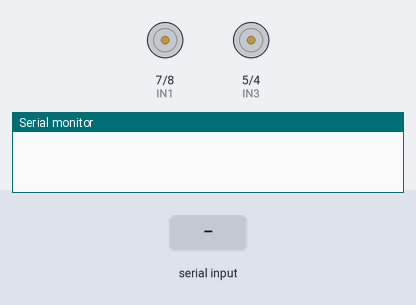
Bench run of a sketch on a simulated Arduino Uno, built with avr-gcc and run on an emulated ATmega328P. On the bench: motor-driver pin pairs drawn as motors (green arrow = first pin HIGH = forward, orange = second pin HIGH = backward, longer = more drive, scaled by the enable pin), the last lines printed to the serial monitor. The test bench sets the inputs (shaded band).

Above: at 1.2 s.
1.3 s: byte 70 ('F') received over Serial
At 2.5 s:
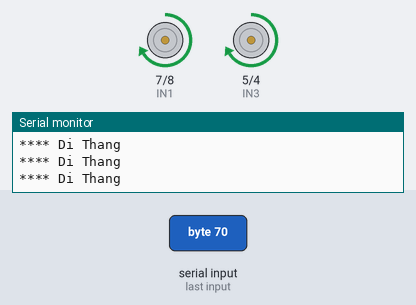
2.8 s: byte 66 ('B') received over Serial
At 3.2 s:
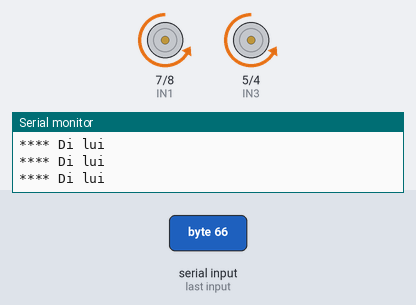
4.3 s: byte 76 ('L') received over Serial
At 5.5 s:
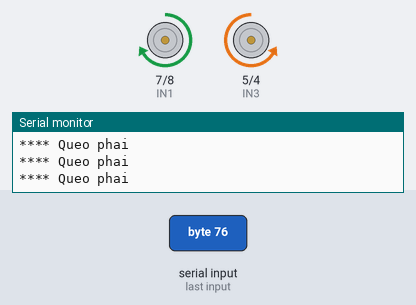
5.8 s: byte 82 ('R') received over Serial
At 6.7 s:
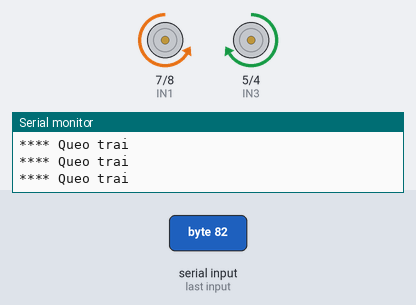
7.3 s: byte 71 ('G') received over Serial
At 7.8 s:
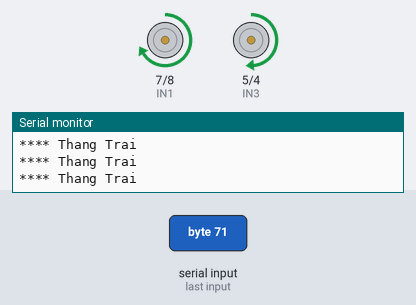
Timing chart, 0 to 9.8 s (numbered marks = the images above; inputs shaded):
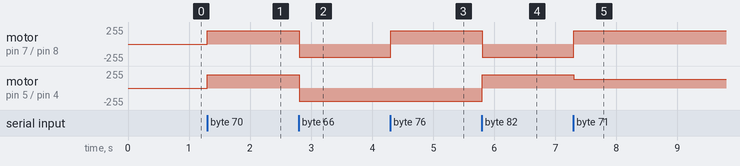

Measured:
- after the input at 1.3 s, motor on pin 7 (IN1) / pin 8 (IN2), motor on pin 5 (IN3) / pin 4 (IN4): stopped → forward 200/255 at once
- after the input at 2.8 s, motor on pin 7 (IN1) / pin 8 (IN2), motor on pin 5 (IN3) / pin 4 (IN4): forward 200/255 → backward 200/255 at once
- after the input at 4.3 s, motor on pin 7 (IN1) / pin 8 (IN2): backward 200/255 → forward 200/255 at once
- after the input at 5.8 s, motor on pin 7 (IN1) / pin 8 (IN2): forward 200/255 → backward 200/255 at once; motor on pin 5 (IN3) / pin 4 (IN4): backward 200/255 → forward 200/255 at once
- after the input at 7.3 s, motor on pin 7 (IN1) / pin 8 (IN2): backward 200/255 → forward 200/255 at once; motor on pin 5 (IN3) / pin 4 (IN4): forward 200/255 → forward 132/255 at once

The sketch:

rc-car-arduino-v1.ino
```cpp
#include <Servo.h>
#include <Wire.h>

// Nho bo 2 chan 0 va 1 (chan bluetooth) ra roi dich, chu khong bi loi

//L298 dong co
#define ENA 6  //enable A on pin 6 (needs to be a pwm pin)
#define ENB 3  //enable B on pin 3 (needs to be a pwm pin)
#define IN3 5  //IN1 on pin 5 conrtols one side of bridge A
#define IN4 4  //IN2 on pin 4 controls other side of A
#define IN1 7  //IN3 on pin 7 conrtols one side of bridge B
#define IN2 8  //IN4 on pin 8 controls other side of B

Servo robotHeadServo;  // create servo object to control a servo
const int headServoPin = 9;     // chân trig của HC-SR05

const int trig = 12;     // chân trig của HC-SR05
const int echo = 13;     // chân echo của HC-SR05

String voice;
char dataSerial;
int speedOfCar=200,xung1=0;


void setup()
{

    initalizeMotorControl();
    initalizeBluetooth();

    //robotHeadServo.attach(headServoPin);
    Serial.begin(9600);     // giao tiếp Serial với baudrate 9600
}

void loop()
{
    //mode = 0;

    //carControlledByVoice();
    carControlledBySerial();

    //avoidObject();
    //computeObjectDistanceInCentimet (180);

    //  For testing
    //  digitalWrite(IN1, HIGH);
    //  digitalWrite(IN2, LOW);
    //
    //  digitalWrite(IN4, LOW);
    //  digitalWrite(IN3, HIGH);

}

void carControlledBySerial()
{

   //Check data read from Serial is available (it could be bluetooth)
   voice ="";


  if(Serial.available())
  {

     dataSerial = Serial.read(); //Conduct a serial read
  }


  switch (dataSerial)
  {

    // Read value from Bluetooth and setup speed
    case '0': speedOfCar=0;    break;
    case '1': speedOfCar=20;   break;
    case '3': speedOfCar=60;   break;
    case '4': speedOfCar=80;   break;
    case '5': speedOfCar=100;  break;
    case '6': speedOfCar=120;  break;
    case '7': speedOfCar=140;  break;
    case '8': speedOfCar=160;  break;
    case '9': speedOfCar=180;  break;
    case 'q': speedOfCar=200;  break;
    case 'F': moveForward(); break;
    case 'B': moveBackward(); break;
    case 'L': turnRight(); break;
    case 'R': turnLeft(); break;
    case 'G': moveForwardLeft(); break;
    case 'I': moveForwardRight(); break;
    case 'J': moveBackwardLeft(); break;
    case 'H': moveBackwardRight(); break;
    case 'S': carStop(); break;
  }


}

void carControlledByVoice()
{

   voice ="";


   while(Serial.available())
   {
     //Serial.println("state");
     delay(10); //Delay added to make thing stable
     char c = Serial.read(); //Conduct a serial read
     if (c == '#') {break;} //Exit the loop when the # is detected after the word
     voice += c; //Shorthand for voice = voice + c

     //Serial.println("voice:" + voice);
     Serial.println("c:" + dataSerial);
   }
   //Serial.flush();

    if (voice.length() > 0) {
    Serial.println("Finish:" + voice);

    if(voice.indexOf("*đi thẳng") != -1 ||
       voice.indexOf("*đi tới") != -1 ||
       voice.indexOf("*thẳng") != -1 ||
       voice.indexOf("*tới") != -1 ||
       voice.indexOf("*forward") != -1 ||
       voice.indexOf("*10") != -1)
       {
          moveForward();
          delay(1000);
          carStop();
       }
    else if(voice.indexOf("*đi lui")!=-1 ||
       voice.indexOf("*lui") !=-1 ||
       voice.indexOf("*backward") != -1 ||
       voice.indexOf("*back") != -1 ||
       voice.indexOf("*11") != -1)
       {
          moveBackward();
          delay(1000);
          carStop();

       }
    else if(voice.indexOf("*quẹo trái") != -1 ||
       voice.indexOf("*turn left") != -1 ||
       voice.indexOf("*left") != -1 ||
       voice.indexOf("*13") != -1)
       {
          turnLeft();
          delay(1000);
          carStop();
       }
    else if(voice.indexOf("*quẹo phải") != -1 ||
       voice.indexOf("*turn right") != -1 ||
       voice.indexOf("*right") !=-1 ||
       voice.indexOf("*14") !=-1)
       {
          turnLeft();
          delay(1000);
          carStop();
       }
    else if(voice.indexOf("*dừng lại") != -1 ||
       voice.indexOf("*stop") != -1 ||
       voice.indexOf("*dừng") != -1 ||
       voice.indexOf("*15") != -1 )
       {
          carStop();
          delay(1000);
          carStop();
       }

    voice ="";
  }

}

/**
 * Dieu khien mach dong co L298
 *
 */

void initalizeMotorControl()
{
    //set all of the outputs for the motor control
    pinMode(ENA, OUTPUT);
    pinMode(ENB, OUTPUT);
    pinMode(IN1, OUTPUT);
    pinMode(IN2, OUTPUT);
    pinMode(IN3, OUTPUT);
    pinMode(IN4, OUTPUT);
}
void moveForward()
{
  digitalWrite(IN1, HIGH);
  digitalWrite(IN2, LOW);

  digitalWrite(IN4, LOW);
  digitalWrite(IN3, HIGH);

  Serial.println("**** Di Thang");

   analogWrite(ENB, speedOfCar);
   analogWrite(ENA, speedOfCar);
}

void moveBackward()
{
     digitalWrite(IN1, LOW);
     digitalWrite(IN2, HIGH);

     digitalWrite(IN4, HIGH);
     digitalWrite(IN3, LOW);

     Serial.println("**** Di lui");

     analogWrite(ENB, speedOfCar);
     analogWrite(ENA, speedOfCar);
}

void turnRight()
{
     digitalWrite(IN1, HIGH);
     digitalWrite(IN2, LOW);

     digitalWrite(IN4, HIGH);
     digitalWrite(IN3, LOW);

     analogWrite(ENB, speedOfCar);
     analogWrite(ENA, speedOfCar);

       Serial.println("**** Queo phai");
}

void turnLeft()
{
     digitalWrite(IN1, LOW);
     digitalWrite(IN2, HIGH);

     digitalWrite(IN4, LOW);
     digitalWrite(IN3, HIGH);

     analogWrite(ENB, speedOfCar);
     analogWrite(ENA, speedOfCar);

     Serial.println("**** Queo trai");
}

void moveForwardLeft()
{
     digitalWrite(IN1, HIGH);
     digitalWrite(IN2, LOW);

     digitalWrite(IN4, LOW);
     digitalWrite(IN3, HIGH);

     analogWrite(ENB, speedOfCar/3*2);
     analogWrite(ENA, speedOfCar);


     Serial.println("**** Thang Trai");
}

void moveForwardRight()
{
     digitalWrite(IN1, HIGH);
     digitalWrite(IN2, LOW);

     digitalWrite(IN4, LOW);
     digitalWrite(IN3, HIGH);

     analogWrite(ENB, speedOfCar);
     analogWrite(ENA, speedOfCar/3*2);


     Serial.println("**** Thang Phai");
}

void moveBackwardRight()
{
     digitalWrite(IN1, LOW);
     digitalWrite(IN2, HIGH);

     digitalWrite(IN4, HIGH);
     digitalWrite(IN3, LOW);

     analogWrite(ENB, speedOfCar/3*2);
     analogWrite(ENA, speedOfCar);


     Serial.println("**** Lui phai");
}

void moveBackwardLeft()
{
     digitalWrite(IN1, LOW);
     digitalWrite(IN2, HIGH);

     digitalWrite(IN4, HIGH);
     digitalWrite(IN3, LOW);

     analogWrite(ENB, speedOfCar);
     analogWrite(ENA, speedOfCar/3*2);

     Serial.println("**** Lui trai");
}

void carStop()
{
     digitalWrite(IN1, LOW);
     digitalWrite(IN2, LOW);

     digitalWrite(IN4, LOW);
     digitalWrite(IN3, LOW);

     analogWrite(ENB, 0);
     analogWrite(ENA, 0);

     Serial.println("**** Dung");
}

/*************************************/

/**
 *
 * HS 05, giao tiep bluetooth
 */

 void initalizeBluetooth()
 {
   //set pin for HC-SR05
    pinMode(trig,OUTPUT);   // chân trig sẽ phát tín hiệu
    pinMode(echo,INPUT);    // chân echo sẽ nhận tín hiệu
 }


 /**
  *
  *
  */
int objectDistance_cm (byte angle)
{
    robotHeadServo.write(angle);
    delay(500);
    unsigned long duration; // biến đo thời gian
    int distance;           // biến lưu khoảng cách

    /* Phát xung từ chân trig */
    digitalWrite(trig,0);   // tắt chân trig
    delayMicroseconds(2);
    digitalWrite(trig,1);   // phát xung từ chân trig
    delayMicroseconds(5);   // xung có độ dài 5 microSeconds
    digitalWrite(trig,0);   // tắt chân trig

    /* Tính toán thời gian */
    // Đo độ rộng xung HIGH ở chân echo.
    duration = pulseIn(echo,HIGH);
    // Tính khoảng cách đến vật.
    distance = int(duration/2/29.412);

    /* In kết quả ra Serial Monitor */
    //Serial.print(distance);
    //Serial.println("cm");
    //delay(200);
  return distance;
}

void avoidObject()
{
  int allow_distance = 50;
  int turn_back_time = 1000;
  moveForward();

  //delay(10);
  int front_distance=objectDistance_cm (90);
  int left_distance;
  int right_distance;
  int max_distance;

  if (front_distance > allow_distance)
    {
      moveForward();
      delay(10);
    }
    if (front_distance <= allow_distance)
    {
      moveBackward();
      delay(300);
      //robotMover(inR1,inR2,inL1,inL2,0);
      left_distance = objectDistance_cm (180); //đo khoảng cách bên trái
      Serial.println("left: ");
      Serial.println(left_distance);
      //delay (3000);
      right_distance = objectDistance_cm (0); //đo khoảng cách bên phải
      Serial.println("right: ");
      Serial.println(right_distance);
      Serial.println("front: ");
      Serial.println(front_distance);
      //delay (3000);
      max_distance = max(left_distance,right_distance);// so sánh giá trị lớn nhất với khoảng cách bên phải (gán bằng cái lớn nhất)
      if  (max_distance==left_distance)
      {
        turnLeft();
        delay (turn_back_time/2);// Nếu bên trái là khoảng cách lớn nhất thì rẽ trái
      }
      else
      {
        if  (max_distance==right_distance)
        {
          turnRight();
          delay (turn_back_time/2);
        }
      }
    }

}
```
